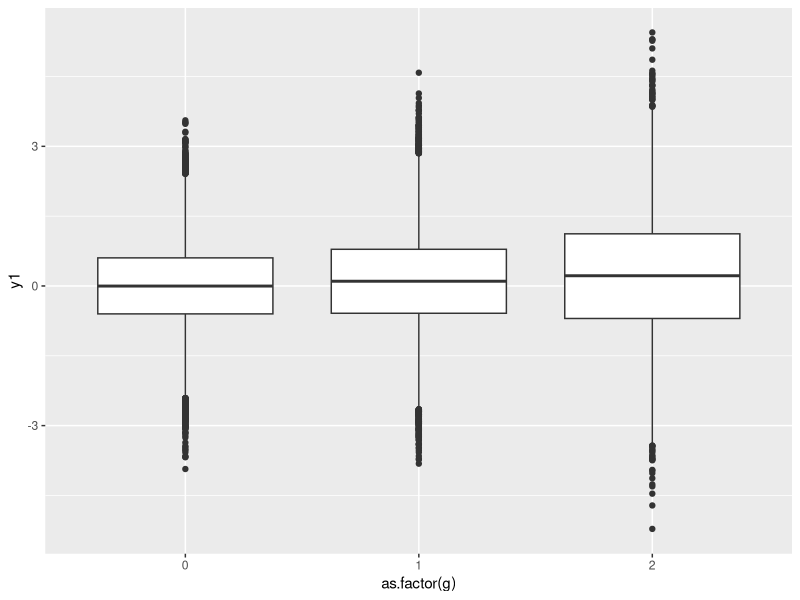
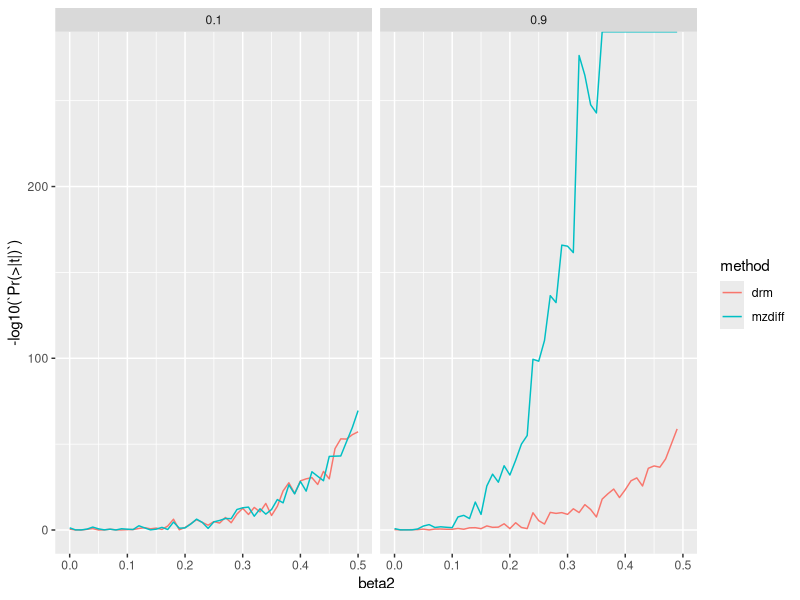
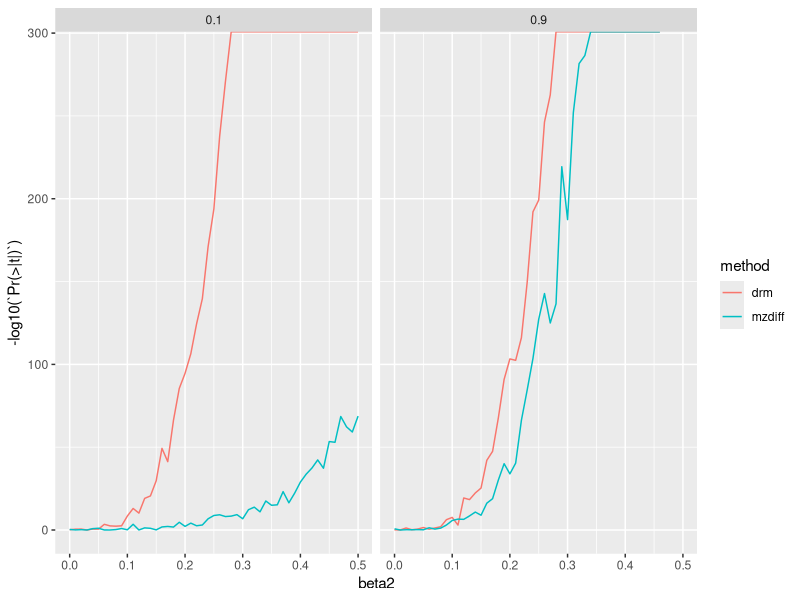

The R script that drew these images, in order: (Note: a time limit stopped this script after it produced the figures.)
## ---- chunk 1
library(dplyr)
library(ggplot2)
## ---- chunk 2
sim_pop <- function(n, beta1, beta2, af, h2)
{
  g <- rbinom(n, 2, af)
  prs <- g * beta1
  vg <- rnorm(n, 0, h2)
  v <- rnorm(n, 0, beta2 * g)
  ve <- rnorm(n, 0, sqrt(1 - var(vg) - var(v) - var(prs)))
  y <- prs + v + vg + ve
  return(tibble(
    g, y
  ))
}
a <- sim_pop(100000, 0.1, 0.5, 0.3, 0.1)
var(a)
## ---- chunk 3
sim_mz <- function(n, beta1, beta2, af, h2)
{
  g <- rbinom(n, 2, af)
  prs <- g * beta1
  vg <- rnorm(n, 0, h2)
  v1 <- rnorm(n, 0, beta2 * g)
  ve1 <- rnorm(n, 0, sqrt(1 - var(vg) - var(v1) - var(prs)))
  y1 <- prs + v1 + vg + ve1
  v2 <- rnorm(n, 0, beta2 * g)
  ve2 <- rnorm(n, 0, sqrt(1 - var(vg) - var(v2) - var(prs)))
  y2 <- prs + v2 + vg + ve2
  return(tibble(
    g, y1, y2
  ))
}
a <- sim_mz(100000, 0.1, 0.5, 0.3, 0.1)
var(a)
## ---- chunk 4
a %>%
  ggplot(., aes(x=as.factor(g), y=y1)) +
  geom_boxplot()
## ---- chunk 5
a <- sim_mz(100000, 0.1, 0.5, 0.3, 0.8)
a %>% 
  group_by(g) %>% 
  summarise(
    m=mean(y1), 
    v=var(y1), 
    mzv=mean(abs(y1-y2))
  )
## ---- chunk 6
test_drm <- function(g, y)
{
  y.i <- tapply(y, g, median, na.rm=T)  
  z.ij <- abs(y - y.i[g+1])
  summary(lm(z.ij ~ g))$coef %>%
    as_tibble() %>%
    slice(2) %>%
    mutate(method="drm")
}
test_drm(a$g, a$y1)
## ---- chunk 7
test_mz <- function(g, y1, y2)
{
  yd1 <- abs(y1-y2)
  r1 <- summary(lm(yd1 ~ g))$coef %>%
    as_tibble() %>%
    slice(2) %>%
    mutate(method="mzdiff")
  r1
}

test_mz(a$g, a$y1, a$y2)

## ---- chunk 8
param <- expand.grid(
  beta1 = 0,
  beta2 = seq(0, 0.5, by=0.01),
  h2 = c(0.1, 0.9),
  af = 0.3,
  n = 10000
)
dim(param)

res1 <- lapply(1:nrow(param), function(i)
  {
  a <- do.call(sim_mz, param[i,])
  if(any(is.na(a$y1)) | any(is.na(a$y2)))
  {
    return(NULL)
  }
  bind_rows(
    test_mz(a$g, a$y1, a$y2),
    test_drm(a$g, a$y1)
  ) %>%
    bind_cols(., param[i,])
}) %>%
  bind_rows()
## ---- chunk 9
res1 %>% filter(n==10000) %>%
ggplot(., aes(x=beta2, y=-log10(`Pr(>|t|)`))) +
  geom_line(aes(colour=method)) +
  facet_grid(. ~ h2)
## ---- chunk 10
param <- expand.grid(
  beta1 = 0,
  beta2 = seq(0, 0.5, by=0.01),
  h2 = c(0.1, 0.9),
  af = 0.32
)
dim(param)

res2 <- lapply(1:nrow(param), function(i)
  {
  a1 <- do.call(sim_mz, param[i,] %>% mutate(n=10000))
  a2 <- do.call(sim_mz, param[i,] %>% mutate(n=500000))
  if(any(is.na(a1$y1)) | any(is.na(a1$y2)) | any(is.na(a2$y1)) | any(is.na(a2$y2)))
  {
    return(NULL)
  }
  bind_rows(
    test_mz(a1$g, a1$y1, a1$y2),
    test_drm(a2$g, a2$y1)
  ) %>%
    bind_cols(., param[i,])
}) %>%
  bind_rows()
## ---- chunk 11
ggplot(res2, aes(x=beta2, y=-log10(`Pr(>|t|)`))) +
  geom_line(aes(colour=method)) +
  facet_grid(. ~ h2)
## ---- chunk 12
param <- expand.grid(
  beta1 = seq(0, 0.5, by=0.002),
  beta2 = 0,
  h2 = c(0.1, 0.9),
  af = 0.32
)
dim(param)

res3 <- lapply(1:nrow(param), function(i)
  {
  a1 <- do.call(sim_mz, param[i,] %>% mutate(n=10000))
  a2 <- do.call(sim_mz, param[i,] %>% mutate(n=500000))
  if(any(is.na(a1$y1)) | any(is.na(a1$y2)) | any(is.na(a2$y1)) | any(is.na(a2$y2)))
  {
    return(NULL)
  }
  bind_rows(
    test_mz(a1$g, a1$y1, a1$y2),
    test_drm(a2$g, a2$y1)
  ) %>%
    bind_cols(., param[i,])
}) %>%
  bind_rows()
## ---- chunk 13
ggplot(res3, aes(x=beta1, y=-log10(`Pr(>|t|)`))) +
  geom_line(aes(colour=method)) +
  facet_grid(. ~ h2)
## ---- chunk 14
res3 %>% 
  mutate(fdr=p.adjust(`Pr(>|t|)`, "fdr")) %>%
  group_by(method, h2) %>%
  summarise(
    t1 = sum(`Pr(>|t|)` < 0.05, na.rm=T)/sum(!is.na(`Pr(>|t|)`)),
    nfdr = sum(fdr < 0.05)/sum(!is.na(`Pr(>|t|)`))
  )
## ---- chunk 15
sim_sibs <- function(af, nfam, beta1, beta2, h2, c2)
{
  # Choose number of SNPs to be expected number of recombination events
  # in order to give appropriate distribution of IBD
	nsnp <- 87
	af <- rep(af, nsnp)
	dads <- matrix(0, nfam, nsnp)
	mums <- matrix(0, nfam, nsnp)
	sibs1 <- matrix(0, nfam, nsnp)
	sibs2 <- matrix(0, nfam, nsnp)
	ibd <- matrix(0, nfam, nsnp)
	ibs <- matrix(0, nfam, nsnp)
	for(i in 1:nsnp)
	{
		dad1 <- rbinom(nfam, 1, af[i]) + 1
		dad2 <- (rbinom(nfam, 1, af[i]) + 1) * -1
		mum1 <- rbinom(nfam, 1, af[i]) + 1
		mum2 <- (rbinom(nfam, 1, af[i]) + 1) * -1

		dadindex <- sample(c(TRUE, FALSE), nfam, replace=TRUE)
		dadh <- rep(NA, nfam)
		dadh[dadindex] <- dad1[dadindex]
		dadh[!dadindex] <- dad2[!dadindex]

		mumindex <- sample(c(TRUE, FALSE), nfam, replace=TRUE)
		mumh <- rep(NA, nfam)
		mumh[mumindex] <- mum1[mumindex]
		mumh[!mumindex] <- mum2[!mumindex]

		sib1 <- cbind(dadh, mumh)

		dadindex <- sample(c(TRUE, FALSE), nfam, replace=TRUE)
		dadh <- rep(NA, nfam)
		dadh[dadindex] <- dad1[dadindex]
		dadh[!dadindex] <- dad2[!dadindex]

		mumindex <- sample(c(TRUE, FALSE), nfam, replace=TRUE)
		mumh <- rep(NA, nfam)
		mumh[mumindex] <- mum1[mumindex]
		mumh[!mumindex] <- mum2[!mumindex]

		sib2 <- cbind(dadh, mumh)

		ibd[,i] <- (as.numeric(sib1[,1] == sib2[,1]) + as.numeric(sib1[,2] == sib2[,2])) / 2

		sibs1[,i] <- rowSums(abs(sib1) - 1)
		sibs2[,i] <- rowSums(abs(sib2) - 1)
		dads[,i] <- dad1 - 1 + abs(dad2) - 1
		mums[,i] <- mum1 - 1 + abs(mum2) - 1

		# l[[i]] <- (sum(sib1[,1] == sib2[,1]) / nsnp + sum(sib1[,2] == sib2[,2]) / nsnp) / 2

	}
	n <- nfam
	# Make phenotypes
	ce <- rnorm(n, 0, sqrt(c2))
	v1 <- rnorm(n, 0, beta2 * sibs1[,1])
	v2 <- rnorm(n, 0, beta2 * sibs2[,1])
	e1 <- rnorm(n, 0, sqrt(1 - h2 - c2 - var(v1)))
	e2 <- rnorm(n, 0, sqrt(1 - h2 - c2 - var(v2)))
	b <- rnorm(nsnp-1, 0, 1)
	h2_1 <- beta1^2 * af[1] * (1-af[1]) * 2
	h2_res <- h2 - h2_1
	prs1 <- scale(sibs1[,-1] %*% b) * sqrt(h2_res)
	prs2 <- scale(sibs2[,-1] %*% b) * sqrt(h2_res)
	y1 <- sibs1[,1] * beta1 + prs1 + v1 + ce + e1
	y2 <- sibs2[,1] * beta1 + prs2 + v2 + ce + e2
	return(tibble(
	  ibd = rowMeans(ibd),
	  g1 = sibs1[,1],
	  g2 = sibs2[,1],
	  prs1,
	  prs2,
	  y1, 
	  y2
	))
}
## ---- chunk 16
fam <- sim_sibs(0.3, 10000, 0.1, 0.4, 0.6, 0.1)
cor(fam) %>% round(4)
## ---- chunk 17
fam <- sim_sibs(af=0.5, nfam=40000, beta1=0.1, beta2=0.2, h2=0.3, c2=0.1)
fam
## ---- chunk 18
fam <- sim_sibs(af=0.5, nfam=40000, beta1=0.1, beta2=0.2, h2=0.01, c2=0.01)
f1 <- subset(fam, g1==g2)
test_mz(f1$g1, f1$y1, f1$y2)
## ---- chunk 19
param <- expand.grid(
  beta1 = 0,
  beta2 = seq(0, 0.5, by=0.01),
  c2 = c(0),
  h2 = c(0.1, 0.5),
  af = c(0.5)
)
dim(param)

res4 <- lapply(1:nrow(param), function(i)
  {
  a1 <- do.call(sim_sibs, param[i,] %>% mutate(nfam=22000))
  a2 <- do.call(sim_pop, param[i,] %>% select(-c(c2)) %>% mutate(n=500000))
  if(any(is.na(a1$y1)) | any(is.na(a1$y2)) | any(is.na(a2$y)))
  {
    return(NULL)
  }
  bind_rows(
    a1 %>% filter(g1==g2) %>% select(g=g1, y1, y2) %>% do.call(test_mz, .),
    do.call(test_drm, a2)
  ) %>%
    bind_cols(., param[i,])
}) %>%
  bind_rows()
## ---- chunk 20
res4 %>% mutate(sharing=c2+h2) %>% filter(beta1==0) %>%
  ggplot(., aes(x=beta2, y=-log10(`Pr(>|t|)`))) +
  geom_line(aes(colour=method, groups=af)) +
  facet_grid(. ~ sharing)
